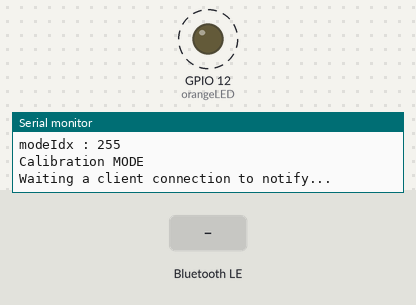
A sketch run on a simulated ESP32. Shown: output pins drawn as LEDs (lit = HIGH), the last lines printed to the serial monitor. Dashed ring = blinking. The inputs (shaded band) are chosen by the test bench. EEPROM starts erased; nothing arrives over Bluetooth unless stated; a phone connects over Bluetooth LE 3 s after start.

Above: at 0.3 s.
At 1.2 s:
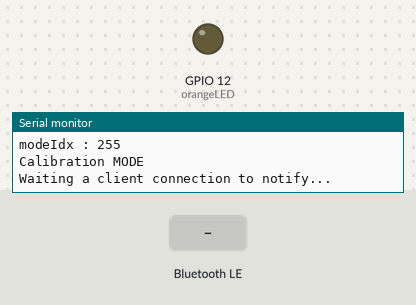
1.3 s: Bluetooth LE write "1" received
At 3.6 s:
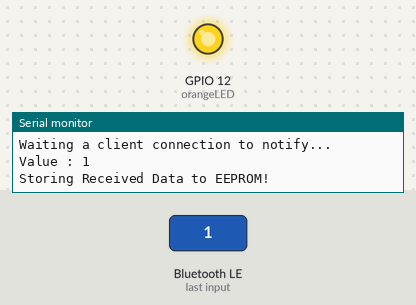
Timing chart, 0 to 9.0 s (numbered marks = the images above; inputs shaded):
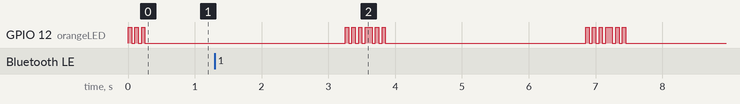

The sketch:

hardwareProvisioning.ino
```cpp
#include "EEPROM.h"
#define EEPROM_SIZE 128

#include <WiFi.h>

#include <BLEDevice.h>
#include <BLEServer.h>
#include <BLEUtils.h>
#include <BLE2902.h>
#define SERVICE_UUID        "4fafc201-1fb5-459e-8fcc-c5c9c331914b"
#define CHARACTERISTIC_UUID "beb5483e-36e1-4688-b7f5-ea07361b26a8"

#define orangeLED           12
#define whiteLED            12

BLEServer* pServer = NULL;
BLECharacteristic* pCharacteristic = NULL;
bool deviceConnected = false;
bool oldDeviceConnected = false;

const int ledPin = 12;
const int modeAddr = 0;
const int wifiAddr = 10;
const int dataAddr = 11;

int modeIdx;

class MyServerCallbacks: public BLEServerCallbacks {
    void onConnect(BLEServer* pServer) {
      deviceConnected = true;
      BLEDevice::startAdvertising();
    };

    void onDisconnect(BLEServer* pServer) {
      deviceConnected = false;
    }
};

class MyCallbacks: public BLECharacteristicCallbacks {
  void onWrite(BLECharacteristic *pCharacteristic){
    std::string value = pCharacteristic->getValue();

    if(value.length() > 0){
      Serial.print("Value : ");
      Serial.println(value.c_str());
      writeString(wifiAddr, value.c_str());
      //writeString(dataAddr, value.c_str());
      Serial.println("Storing Received Data to EEPROM!");
    }
  }

  void writeString(int add, String data){
    int _size = data.length();
    for(int i=0; i<_size; i++){
      EEPROM.write(add+i, data[i]);
    }
    EEPROM.write(add+_size, '\0');
    EEPROM.commit();
  }
};


void setup() {
  // put your setup code here, to run once:
  Serial.begin(115200);
  pinMode(ledPin, OUTPUT);
  pinMode(whiteLED, OUTPUT);
  pinMode(orangeLED, OUTPUT);

  if(!EEPROM.begin(EEPROM_SIZE)){
    delay(1000);
  }

//   for (int i = 0 ; i < EEPROM.length() ; i++) {
//   EEPROM.write(i, 0);
// }


  modeIdx = EEPROM.read(modeAddr);
  Serial.print("modeIdx : ");
  Serial.println(modeIdx);

  EEPROM.write(modeAddr, modeIdx !=0 ? 0 : 1);
  //Uncomment for EEPROM RESET
  // EEPROM.write(modeAddr, 1);
  // EEPROM.write(wifiAddr, 0);
  // EEPROM.write(dataAddr, 0);
  EEPROM.commit();

  if(modeIdx != 0){
    digitalWrite(ledPin, true);
    Serial.println("Calibration MODE");
    bleTask();
  }else{
    //WIFI MODE
    digitalWrite(ledPin, false);
    Serial.println("Telemetry MODE");
    wifiTask();

  }

}

void locatingLED(){
  digitalWrite(orangeLED, HIGH);
  delay(50);
  digitalWrite(orangeLED, LOW);
  delay(50);
  digitalWrite(orangeLED, HIGH);
  delay(50);
  digitalWrite(orangeLED, LOW);
  delay(50);
  digitalWrite(whiteLED, HIGH);
  delay(50);
  digitalWrite(whiteLED, LOW);
}

void telemetryLED(){
  digitalWrite(whiteLED, HIGH);
  delay(50);
  digitalWrite(whiteLED, LOW);
  delay(50);
  digitalWrite(whiteLED, HIGH);
  delay(50);
  digitalWrite(whiteLED, LOW);
  delay(50);
  digitalWrite(whiteLED, HIGH);
  delay(50);
  digitalWrite(whiteLED, LOW);
  delay(50);
  digitalWrite(orangeLED, HIGH);
  delay(50);
  digitalWrite(orangeLED, LOW);
}

void bleTask(){
  // Create the BLE Device
  BLEDevice::init("PawTracker v.1");

  // Create the BLE Server
  pServer = BLEDevice::createServer();
  pServer->setCallbacks(new MyServerCallbacks());

  // Create the BLE Service
  BLEService *pService = pServer->createService(SERVICE_UUID);

  // Create a BLE Characteristic
  pCharacteristic = pService->createCharacteristic(
                      CHARACTERISTIC_UUID,
                      BLECharacteristic::PROPERTY_READ   |
                      BLECharacteristic::PROPERTY_WRITE  |
                      BLECharacteristic::PROPERTY_NOTIFY |
                      BLECharacteristic::PROPERTY_INDICATE
                    );

  pCharacteristic->setCallbacks(new MyCallbacks());
  // https://www.bluetooth.com/specifications/gatt/viewer?attributeXmlFile=org.bluetooth.descriptor.gatt.client_characteristic_configuration.xml
  // Create a BLE Descriptor
  pCharacteristic->addDescriptor(new BLE2902());

  // Start the service
  pService->start();

  // Start advertising
  BLEAdvertising *pAdvertising = BLEDevice::getAdvertising();
  pAdvertising->addServiceUUID(SERVICE_UUID);
  pAdvertising->setScanResponse(false);
  pAdvertising->setMinPreferred(0x0);  // set value to 0x00 to not advertise this parameter
  BLEDevice::startAdvertising();
  Serial.println("Waiting a client connection to notify...");
}

void wifiTask() {
  Serial.println("Accessing Data!");
  String receivedData;
  receivedData = read_String(wifiAddr);
  Serial.println("Data stored to String!");
  //receivedData = read_String(dataAddr);
  if(receivedData.length() > 0){
    // String wifiName = getValue(receivedData, ',', 0);
    // String wifiPassword = getValue(receivedData, ',', 1);

    Serial.print("STORED DATA IN MEMORY: ");
    Serial.println(receivedData);
    String petName = getValue(receivedData, ',', 0);
    String userEmail = getValue(receivedData, ',', 1);
    String userPassword = getValue(receivedData, ',', 2);
    String homeAddress = getValue(receivedData, ',', 3);
    String homeGpsLat = getValue(receivedData, ',', 4);
    String homeGpsLon = getValue(receivedData, ',', 5);
    String fencePerimeter = getValue(receivedData, ',', 6);

    if(userEmail.length() >0 && userPassword.length() > 0){
      Serial.print("Pet: ");
      Serial.println(petName);
      Serial.print("Email: ");
      Serial.println(userEmail);
      Serial.print("Password: ");
      Serial.println(userPassword);
      Serial.print("Home Address: ");
      Serial.println(homeAddress);
      Serial.print("Home Latitude: ");
      Serial.println(homeGpsLat);
      Serial.print("Home Longitude: ");
      Serial.println(homeGpsLon);
      Serial.print("Fence Perimeter: ");
      Serial.println(fencePerimeter);
    }

    // if(wifiName.length() > 0 && wifiPassword.length() > 0){
    //   Serial.print("WifiName : ");
    //   Serial.println(wifiName);

    //   Serial.print("wifiPassword : ");
    //   Serial.println(wifiPassword);

    //   WiFi.begin(wifiName.c_str(), wifiPassword.c_str());
    //   Serial.print("Connecting to Wifi");
    //   while(WiFi.status() != WL_CONNECTED){
    //     Serial.print(".");
    //     delay(300);
    //   }
    //   Serial.println();
    //   Serial.print("Connected with IP: ");
    //   Serial.println(WiFi.localIP());
    // }
  }
  else{
          Serial.println("NO DATA STORED!!");
  }
}

String read_String(int add){
  char data[1000];
  int len = 0;
  unsigned char k;
  k = EEPROM.read(add);
  while(k != '\0' && len< 1000){
    k = EEPROM.read(add+len);
    data[len] = k;
    len++;
  }
  data[len] = '\0';
  return String(data);
}

String getValue(String data, char separator, int index){
  int found = 0;
  int strIndex[] = {0, -1};
  int maxIndex = data.length()-1;

  for(int i=0; i<=maxIndex && found <=index; i++){
    if(data.charAt(i)==separator || i==maxIndex){
      found++;
      strIndex[0] = strIndex[1]+1;
      strIndex[1] = (i==maxIndex) ? i+1 : i;
    }
  }
  return found>index ? data.substring(strIndex[0], strIndex[1]) : "";
}

void loop() {
  // put your main code here, to run repeatedly:
  locatingLED();
  delay(3000);
  telemetryLED();

}
```
